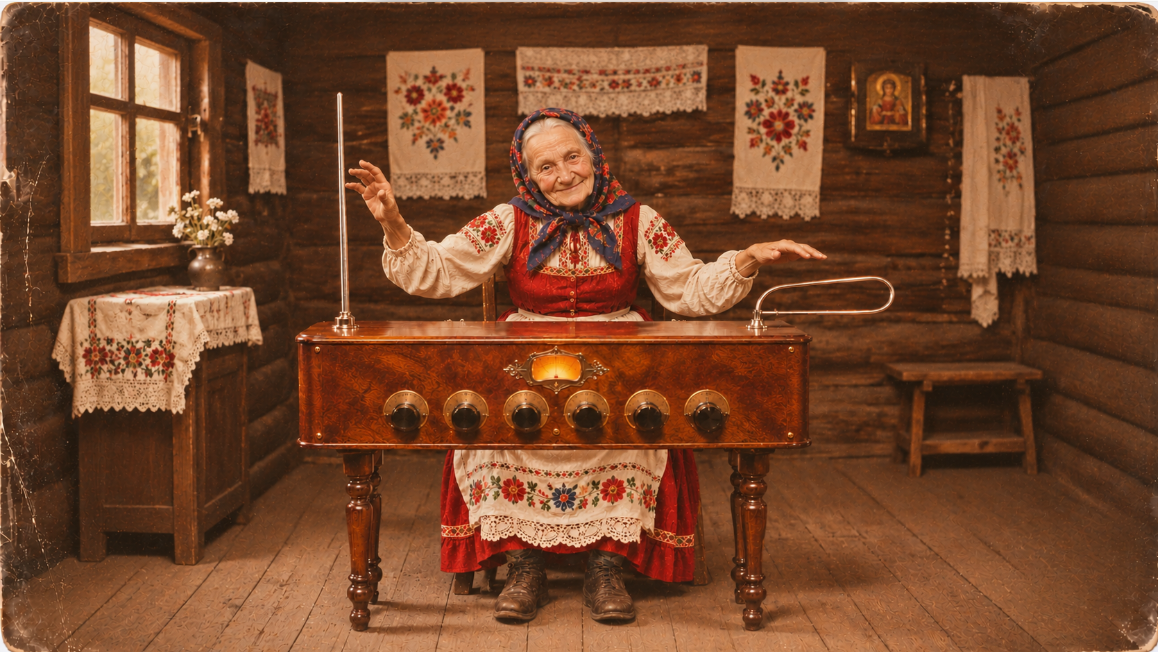
#> input picture Tools/babicka/base.png, 1158 x 652 px
$ python build_assets.py
#> lines starting #> are read from the running program, lines starting #| are printed output that depends on the picture
"""Builds the animation assets for the Babička plugin GUI.
  base.jpg              full background photo (1158 x 652)
  pitch_NN.jpg          crops of the pitch-arm region, low -> base -> high (optical-flow in-betweens)
  vol_NN.jpg            crops of the volume-arm region, low (quiet) -> base (loud)
  blink_NN.jpg          crops of the eye region, open -> closed
  mask_pitch/vol/blink.png   soft alpha masks for the crops
  regions.txt           crop rectangles (x y w h) for the C++ side
"""
import numpy as np, cv2, os
from PIL import Image, ImageFilter

SRC = os.path.dirname(os.path.abspath(__file__))
OUT = os.path.join(SRC, 'out'); os.makedirs(OUT, exist_ok=True)
L = lambda n: np.asarray(Image.open(os.path.join(SRC, n + '.png')).convert('RGB'))
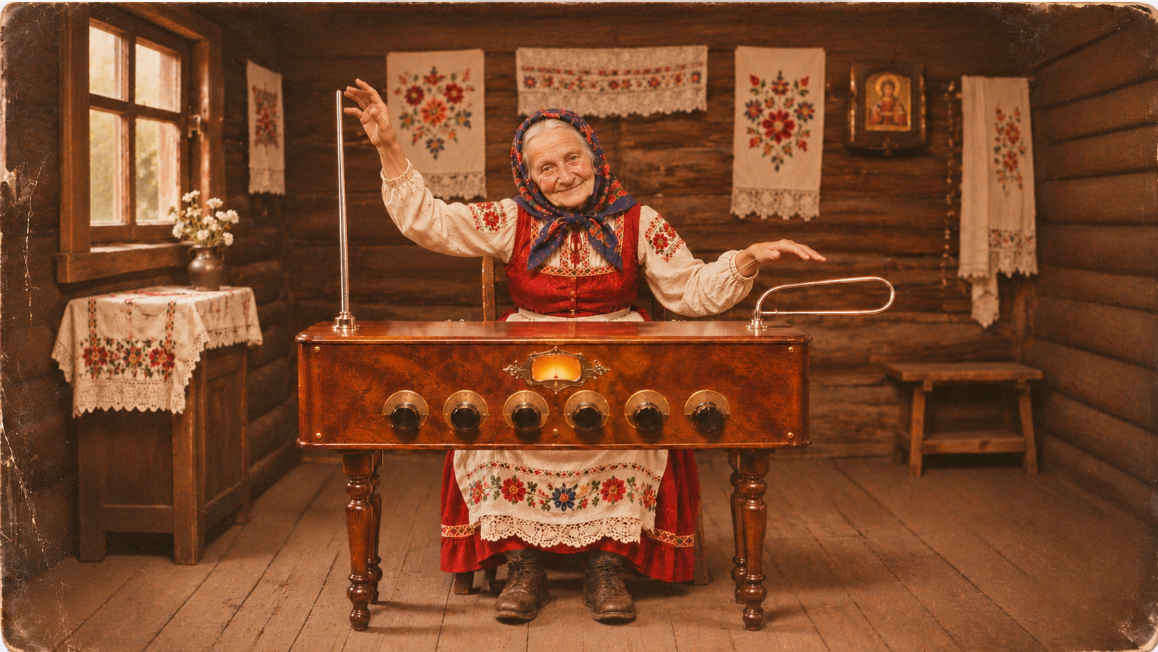
#> input picture Tools/babicka/p_high.png, 1158 x 652 px
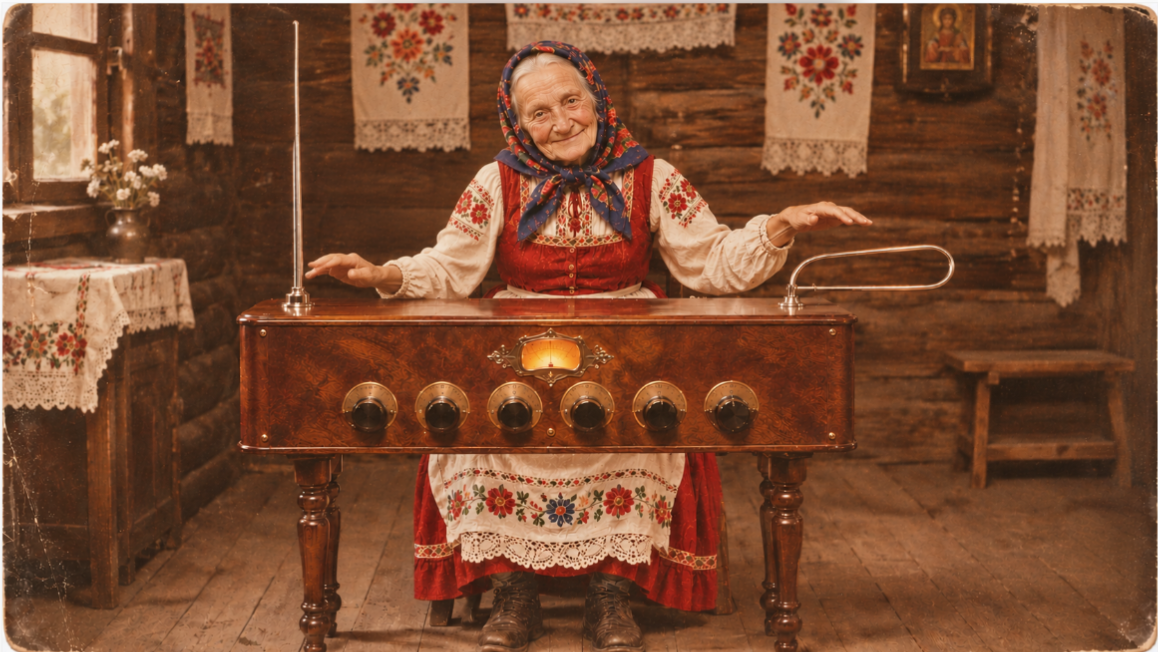
#> input picture Tools/babicka/p_low.png, 1158 x 652 px
#> (the run stopped early here; a loop or call above may not have finished)
